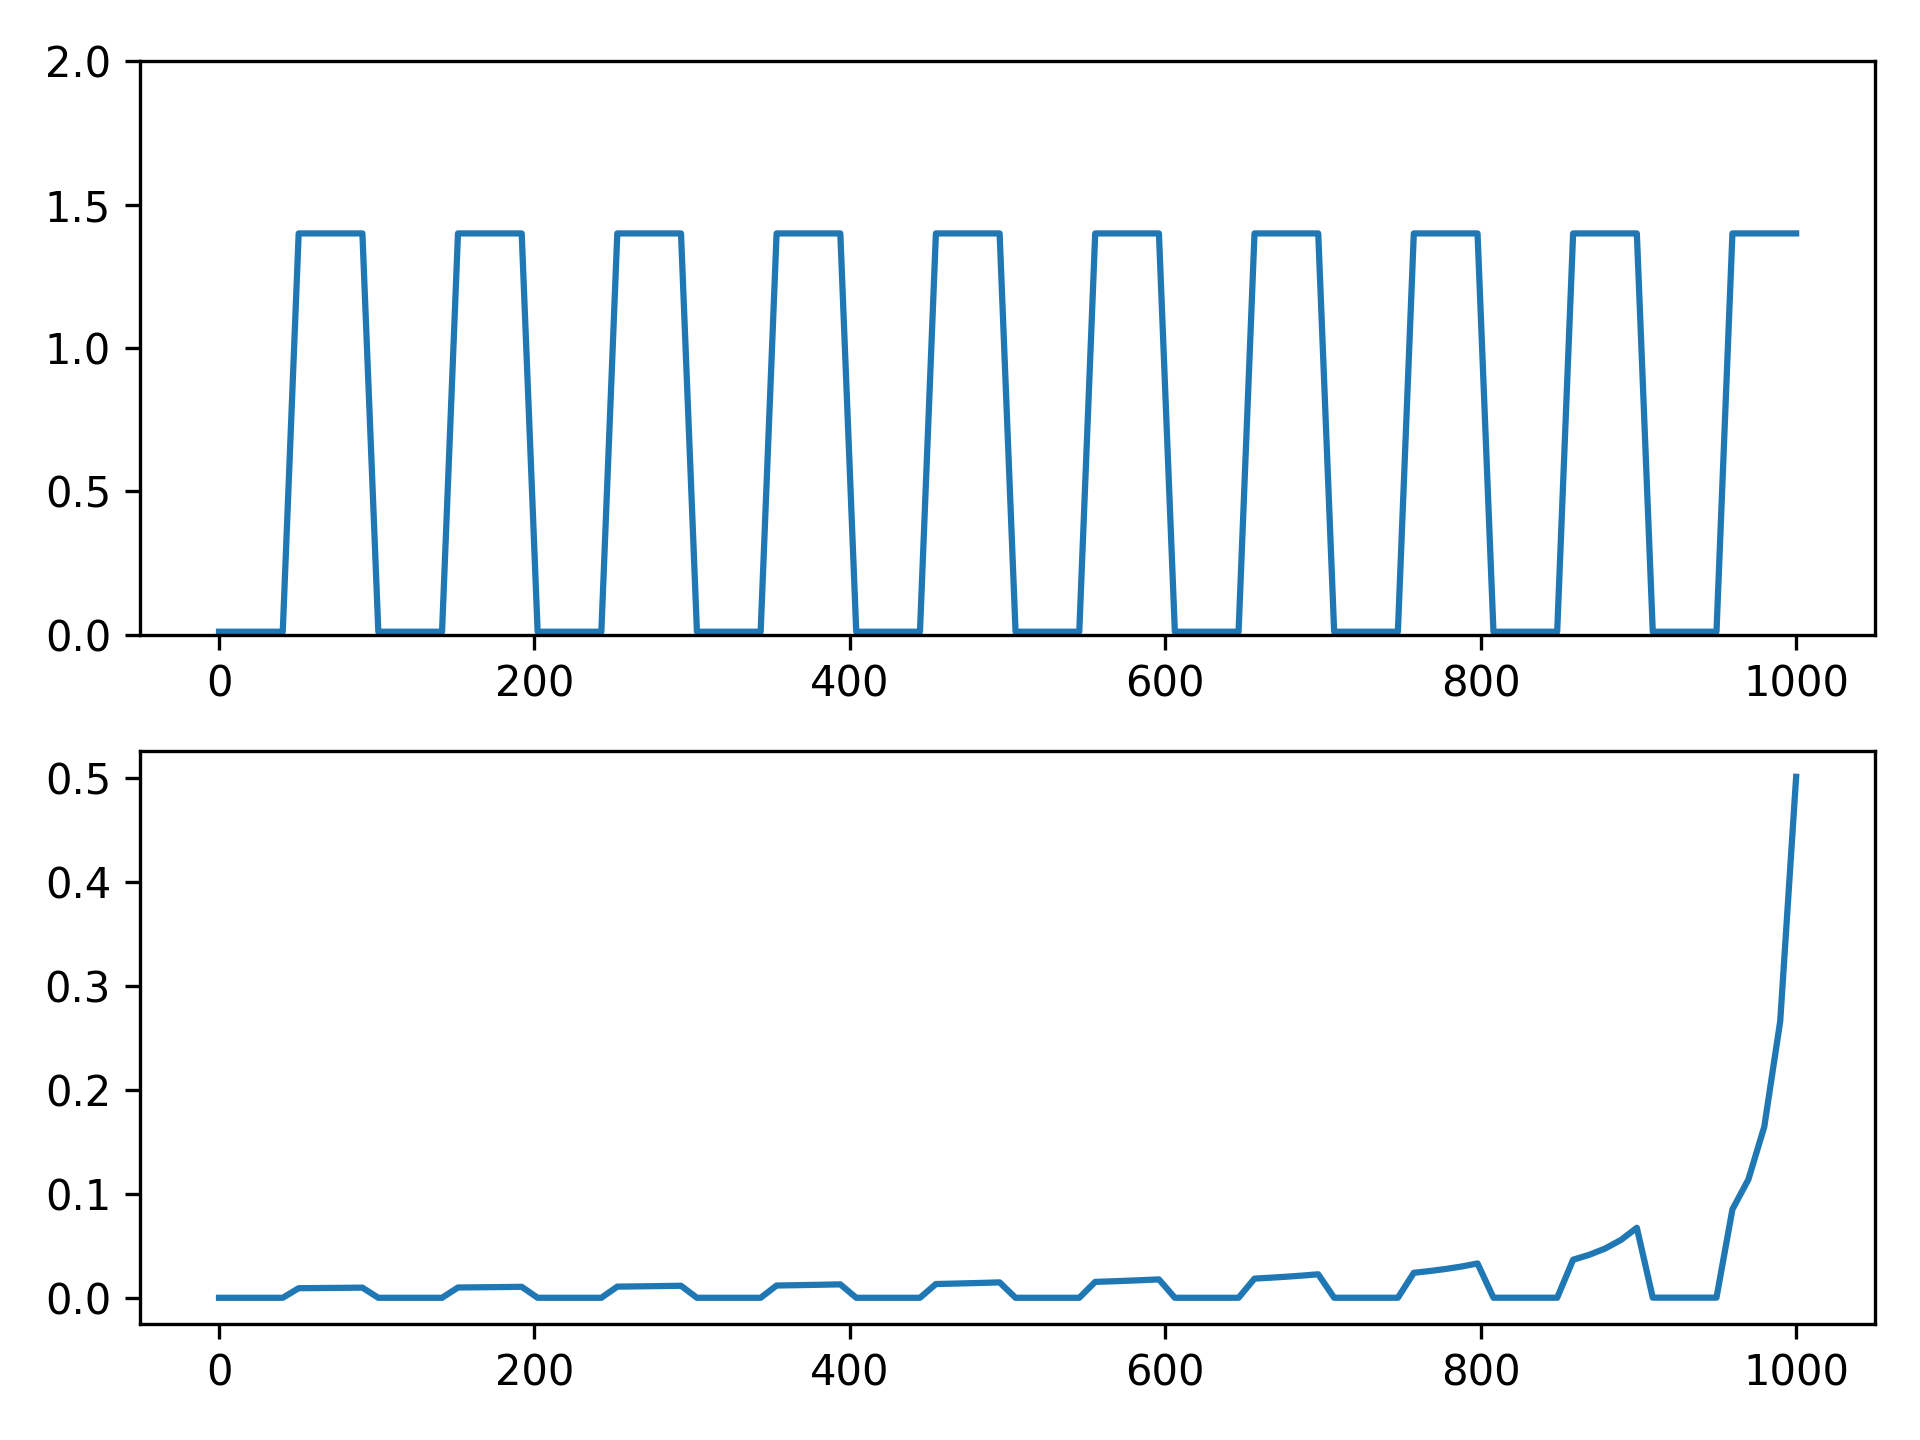

Python code for this plot:

import numpy as np
from scipy import signal
import matplotlib.pyplot as plt
from rram5 import rram
from pulse import pulse

r = rram(shape=(2, 2), gap_ini=17e-10, deltaGap0=1e-4, model_switch=0)

dt = 1e-8
# Vs = np.concatenate((np.linspace(0., 2., int(4e-3/dt)), np.linspace(2., 2., int(1e-6/dt)), np.linspace(2., 0., int(4e-3/dt))))
Vs = pulse(100, 5, 5, 0.01, 1.4)
steps = np.shape(Vs)[0] 
Ts = np.linspace(0., steps*dt, steps)
Is = []

for v in Vs:
    i = r.step(v, dt)
    Is.append(i)
  
plt.subplot(2, 1, 1)
plt.plot(Ts * 1e9, Vs)
plt.ylim(0, 2)

plt.subplot(2, 1, 2)
Vs = np.array(Vs)
Is = np.array(Is)
plt.plot(Ts * 1e9, Is * 1e6)

plt.gcf().tight_layout()
plt.savefig('set.png', dpi=300)
# plt.show()

